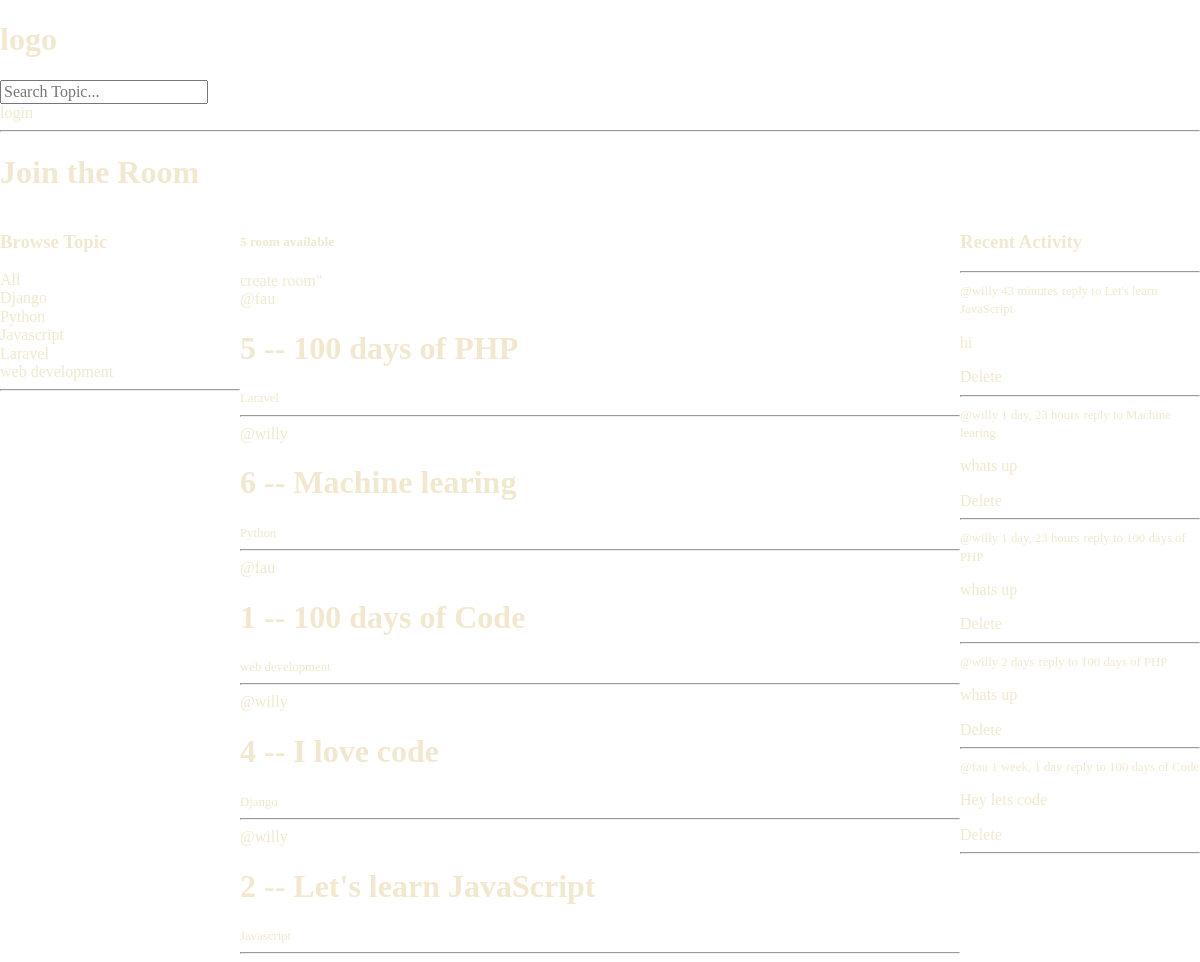
Before: / with the older database file.
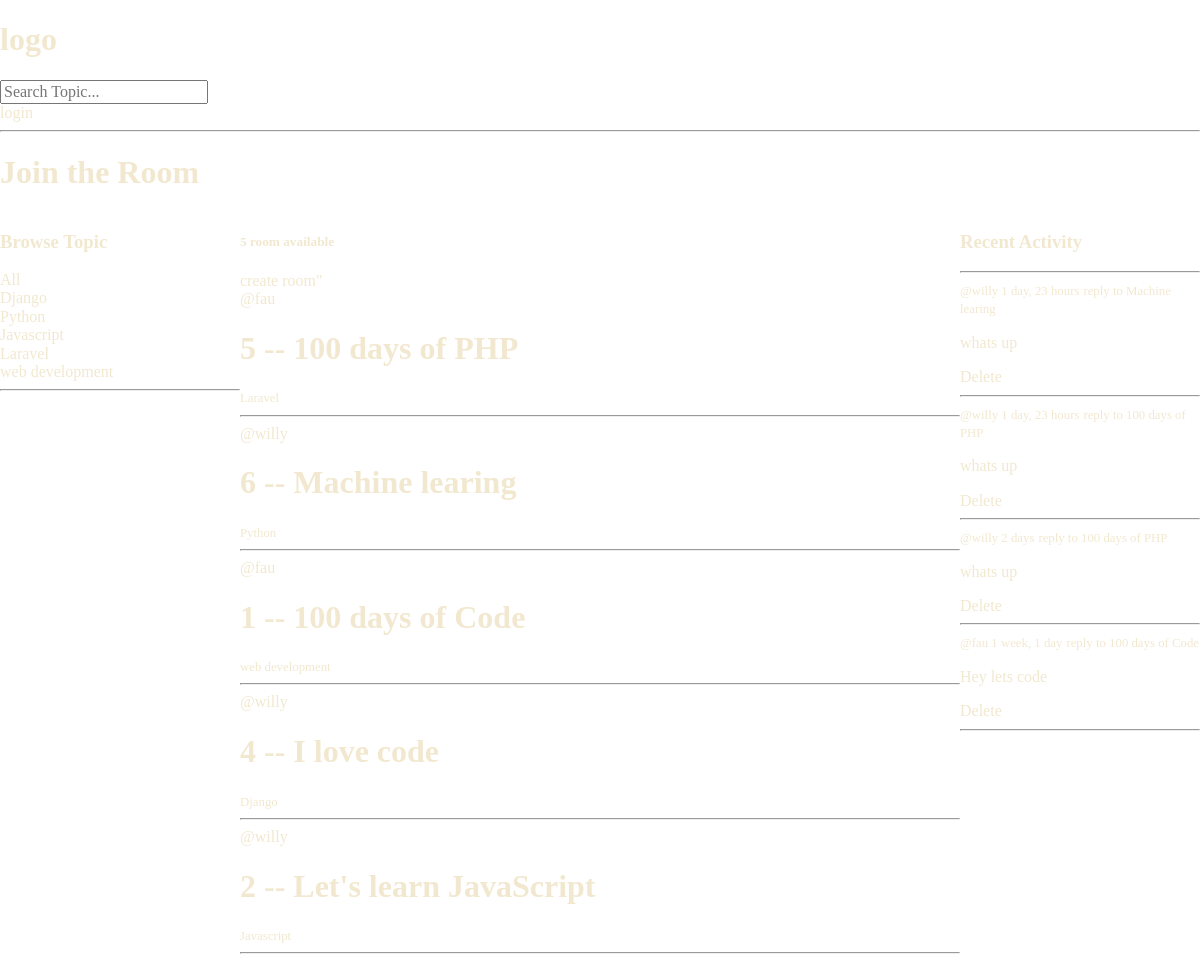
After: the same page with the newer database file.
### base/models.py (models this page shows, shortened)
class Topic(models.Model):
    name = models.CharField(max_length=200)

class Room(models.Model):
    host = models.ForeignKey(User, on_delete=models.SET_NULL, null=True)
    topic = models.ForeignKey(Topic,on_delete=models.SET_NULL, null=True)
    name = models.CharField(max_length=200)
    description = models.TextField(null=True, blank=True)
    participants = models.ManyToManyField(User, related_name="participants", blank=True)
    update = models.DateTimeField(auto_now=True)
    created = models.DateTimeField(auto_now_add=True)
    class Meta:
        ordering = ['-update', '-created']
    def __str__(self):
        return self.name

class Message(models.Model):
    user = models.ForeignKey(User, on_delete=models.CASCADE)
    room = models.ForeignKey(Room, on_delete=models.CASCADE)
    body = models.TextField()
    update = models.DateTimeField(auto_now=True)
    created = models.DateTimeField(auto_now_add=True)
    class Meta:
        ordering = ['-update', '-created']
    def __str__(self):
        return self.body[0:50]

### base/views.py (the view)
# urls.py: 2. Add a URL to urlpatterns:  path('', views.home, name='home')
def home(request):
    q = request.GET.get('q') if request.GET.get('q') is not None else ''
    rooms = Room.objects.filter(Q(topic__name__icontains=q) |
     Q(name__icontains=q) | Q(description__icontains=q)
     )
    room_count = rooms.count()
    topics = Topic.objects.all()
    room_messages = Message.objects.all()
    context = {'rooms': rooms, 'topics': topics, 'room_count': room_count, 'room_messages': room_messages}
    return render(request, 'home.html', context)

### templates/home.html (shortened to what this page needs)
{% extends 'main.html'%}
{% block content%}
<h1>Join the Room</h1>
<div class="home-container">
    <div>
        <h3>Browse Topic</h3>
        <div>
            <a href="{% url 'home' %}">All</a>
        </div>
        {% for topic in topics%}
        <div>
            <a href="{% url 'home'%}?q={{topic.name}}">{{topic.name}}</a>
        </div>
        {% endfor %}
        <hr>
    </div>
    <div>
        <h5>{{room_count}} room available</h5>
        <a href="{% url 'create-room'%}">create room</a>"
        <div>
            {% for room in rooms%}
            <div>
                <span>@{{room.host.username}}</span>
                <h1>{{room.id}} -- <a href="{% url 'room' room.id %}">{{room.name}} </a> </h1>
                <small>{{room.topic.name}}</small>
                <hr>
            </div>
            {% endfor %}
        </div>
    </div>
    <div>
        <h3>Recent  Activity</h3>
        <hr>
        {% for message in room_messages%}
        <div>
            <small>@{{message.user}}   {{message.created | timesince}}</small>
            <small>reply to {{message.room}}</small>
            <p>{{message}}</p>
            {% if request.user == user%}
            <a href="{% url 'delete-message' message.id%}">Delete </a>
            {% endif %}
            <hr>
        </div>
        {% endfor%}
    </div>
</div>
{% endblock%}

### templates/main.html (shortened to what this page needs)
<!DOCTYPE html>
<html lang="en">
<head>
    {% load static%}
    <link rel="stylesheet" href="{% static 'normalize.css' %}">
    <link rel="stylesheet" href="{% static 'main.css' %}" >
</head>
<body>
    {% include 'navbar.html' %}
    {% block content%}
    {% endblock content %}
</body>
</html>

### templates/navbar.html
<a href="/">
    <h1>logo</h1>
</a>
<form method="GET" action="{% url 'home' %}">
    <input type="text" name="q" id="" placeholder="Search Topic..." autocomplete="off">
</form>
{% if request.user.is_authenticated%}
<a href="{% url 'logout' %}">logout</a>
{% else%}
<a href="{% url 'login' %}">login</a>
{% endif%}
<hr>

### base/static/main.css (style rules this page uses)
body { color: #F2E8CF; }
.home-container { display: grid; grid-template-columns: 1fr 3fr 1fr; }
a { text-decoration: none; color: #F2E8CF; }

### templates/home.html (style rules this page uses)
.home-container { display: grid; grid-template-columns: 1fr 3fr 1fr; }

Changed rows visible on the page:
removed Message: user "willy", created "43 minutes", room "Let's learn JavaScript", body "hi"
